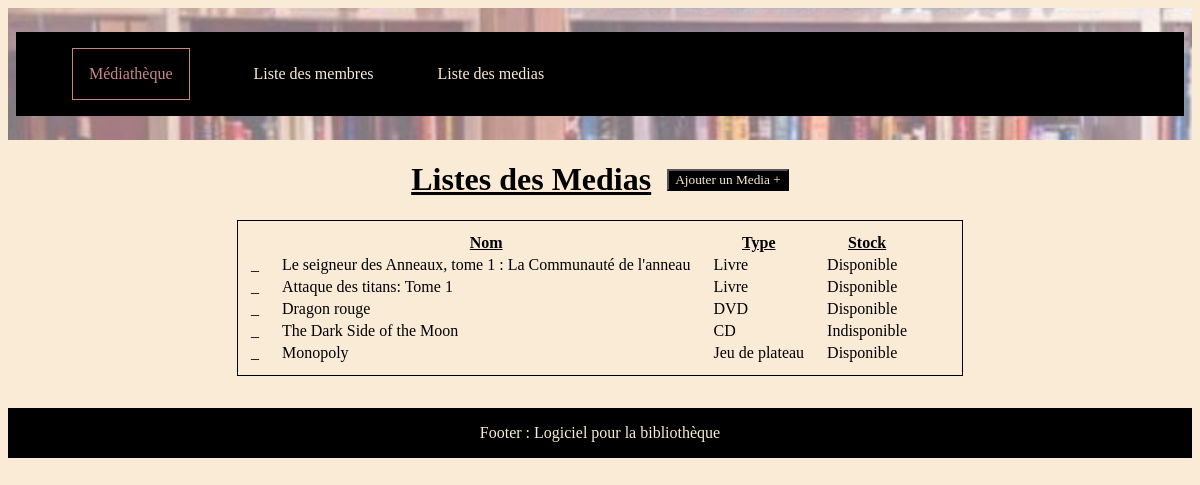
Page /bibliothecaire/listemedias/ on the committed database.
### bibliothecaire/models.py (models this page shows)
class Media(models.Model):
    name = models.fields.CharField(max_length=150)
    type = models.CharField(max_length=150)
    stock = models.CharField(max_length=150)

### bibliothecaire/views.py (the view)
# urls.py: path('listemedias/', views.listemedias, name='listemedias'),
def listemedias(request):
    medias = Media.objects.all()
    return render(request, 'media/listsMedia.html',
                  {'medias': medias})

### bibliothecaire/templates/media/listsMedia.html
{% extends '../base.html' %}
{% block content %}
<div class="media">
    <div class="titre">
            <h1>Listes des Medias</h1>
    <button><a href="{% url 'bibliothecaire:ajoutmedia' %}">Ajouter un Media +</a></button>
    </div>
    <table>
        <thead>
            <th></th>
            <th><u>Nom</u></th>
            <th><u>Type</u></th>
            <th><u>Stock</u></th>
            <th></th>
        </thead>
        <tbody>
           {% for media in medias %}
           <tr>
               <td>_ </td>
               <td>{{ media.name }}</td>
               <td>{{ media.type }}</td>
               <td>{{ media.stock }}</td>
           </tr>
           {% endfor %}
        </tbody>
    </table>
</div>
{% endblock content %}

### static/css/style.css (style rules this page uses)
* { background-color: antiquewhite; font-family: 'Times New Roman', Times, serif; }
.media, .membre { display: flex; flex-direction: column; align-items: center; margin-bottom: 2em; }
.titre { display: flex; align-items: center; gap: 1em; }
h1 { text-decoration: underline; }
table { padding: 10px; border: 1px solid black; }
td, th { padding-right: 20px; }

### static/css/header.css (style rules this page uses)
ul, li, button { display: flex; align-items:center; background-color: black; gap: 2em; list-style-type: none; text-decoration: underline; z-index: 1; }
a { text-decoration: none; color: antiquewhite; background-color: black }

### rows in the picture
Media: name "Le seigneur des Anneaux, tome 1 : La Communauté de l'anneau", type "Livre", stock "Disponible"
Media: name "Attaque des titans: Tome 1", type "Livre", stock "Disponible"
Media: name "Dragon rouge", type "DVD", stock "Disponible"
Media: name "The Dark Side of the Moon", type "CD", stock "Indisponible"
Media: name "Monopoly", type "Jeu de plateau", stock "Disponible"
